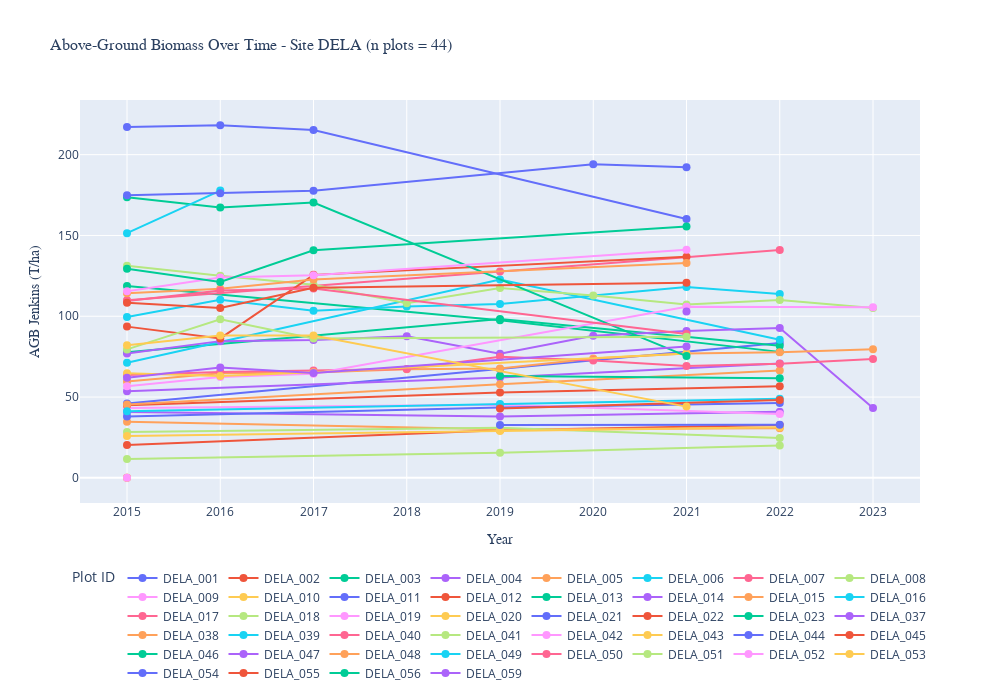

Here is the notebook cell this chart was saved with:
### Markdown cell above
## Interactive version with Plotly (hover to see plotID)

### Code cell
import plotly.express as px

# Specify the site ID to plot
site_id = 'DELA'

# Load the site data
site_file = f'/Users/yew/code/neon-agbd/output/{site_id}.pkl'
with open(site_file, 'rb') as f:
    site_dict = pickle.load(f)

# Get plot biomass data
o_plots = site_dict['plot_biomass']

# Calculate number of unique plots
n_plots = o_plots['plotID'].nunique()

# Create interactive plot with Plotly
fig = px.line(o_plots, 
              x='year', 
              y='total_AGBJenkins',
              color='plotID',
              markers=True,
              labels={'total_AGBJenkins': 'AGB Jenkins (T/ha)',
                      'year': 'Year',
                      'plotID': 'Plot ID'},
              title=f'Above-Ground Biomass Over Time - Site {site_id} (n plots = {n_plots})',
              hover_data={'plotID': True, 'year': True, 'total_AGBJenkins': ':.2f'})

# Customize layout
fig.update_traces(marker=dict(size=8), line=dict(width=2))
fig.update_layout(
    height=700,
    width=1000,
    hovermode='closest',
    legend=dict(
        orientation="h",
        yanchor="top",
        y=-0.15,
        xanchor="center",
        x=0.5,
        title="Plot ID"
    ),
    xaxis=dict(title_font=dict(size=14, family='Arial, bold')),
    yaxis=dict(title_font=dict(size=14, family='Arial, bold')),
    title_font=dict(size=16, family='Arial, bold'),
    margin=dict(b=150)  # Add bottom margin for legend
)

fig.show()

print(f"\nInteractive plot created for site {site_id}!")
print(f"  Number of plots: {n_plots}")
print(f"  Year range: {o_plots['year'].min()} - {o_plots['year'].max()}")
print(f"\nHover over points to see details.")
print(f"You can also: zoom, pan, select regions, and toggle plot visibility by clicking legend items.")

### Figure 1 — Plotly figure (JSON) as saved in the notebook; plotly's stock layout.template omitted (floating-point values rounded to 4 significant figures)
{"data": [{"customdata": [["DELA_001"], ["DELA_001"], ["DELA_001"]], "hovertemplate": "Plot ID=%{customdata[0]}<br>Year=%{x}<br>AGB Jenkins (T/ha)=%{y:.2f}<extra></extra>", "legendgroup": "DELA_001", "line": {"color": "#636efa", "dash": "solid", "width": 2}, "marker": {"size": 8, "symbol": "circle"}, "mode": "lines+markers", "name": "DELA_001", "orientation": "v", "showlegend": true, "type": "scatter", "x": [2015, 2019, 2022], "xaxis": "x", "y": [46.02, 67.19, 83.49], "yaxis": "y"}, {"customdata": [["DELA_002"], ["DELA_002"], ["DELA_002"]], "hovertemplate": "Plot ID=%{customdata[0]}<br>Year=%{x}<br>AGB Jenkins (T/ha)=%{y:.2f}<extra></extra>", "legendgroup": "DELA_002", "line": {"color": "#EF553B", "dash": "solid", "width": 2}, "marker": {"size": 8, "symbol": "circle"}, "mode": "lines+markers", "name": "DELA_002", "orientation": "v", "showlegend": true, "type": "scatter", "x": [2015, 2019, 2022], "xaxis": "x", "y": [20.32, 29.51, 32.75], "yaxis": "y"}, {"customdata": [["DELA_003"], ["DELA_003"], ["DELA_003"]], "hovertemplate": "Plot ID=%{customdata[0]}<br>Year=%{x}<br>AGB Jenkins (T/ha)=%{y:.2f}<extra></extra>", "legendgroup": "DELA_003", "line": {"color": "#00cc96", "dash": "solid", "width": 2}, "marker": {"size": 8, "symbol": "circle"}, "mode": "lines+markers", "name": "DELA_003", "orientation": "v", "showlegend": true, "type": "scatter", "x": [2015, 2019, 2022], "xaxis": "x", "y": [77.78, 98.27, 81.79], "yaxis": "y"}, {"customdata": [["DELA_004"], ["DELA_004"], ["DELA_004"]], "hovertemplate": "Plot ID=%{customdata[0]}<br>Year=%{x}<br>AGB Jenkins (T/ha)=%{y:.2f}<extra></extra>", "legendgroup": "DELA_004", "line": {"color": "#ab63fa", "dash": "solid", "width": 2}, "marker": {"size": 8, "symbol": "circle"}, "mode": "lines+markers", "name": "DELA_004", "orientation": "v", "showlegend": true, "type": "scatter", "x": [2015, 2019, 2022], "xaxis": "x", "y": [40.73, 37.92, 40.88], "yaxis": "y"}, {"customdata": [["DELA_005"], ["DELA_005"], ["DELA_005"]], "hovertemplate": "Plot ID=%{customdata[0]}<br>Year=%{x}<br>AGB Jenkins (T/ha)=%{y:.2f}<extra></extra>", "legendgroup": "DELA_005", "line": {"color": "#FFA15A", "dash": "solid", "width": 2}, "marker": {"size": 8, "symbol": "circle"}, "mode": "lines+markers", "name": "DELA_005", "orientation": "v", "showlegend": true, "type": "scatter", "x": [2015, 2019, 2022], "xaxis": "x", "y": [34.71, 30.14, 30.66], "yaxis": "y"}, {"customdata": [["DELA_006"], ["DELA_006"], ["DELA_006"]], "hovertemplate": "Plot ID=%{customdata[0]}<br>Year=%{x}<br>AGB Jenkins (T/ha)=%{y:.2f}<extra></extra>", "legendgroup": "DELA_006", "line": {"color": "#19d3f3", "dash": "solid", "width": 2}, "marker": {"size": 8, "symbol": "circle"}, "mode": "lines+markers", "name": "DELA_006", "orientation": "v", "showlegend": true, "type": "scatter", "x": [2015, 2019, 2022], "xaxis": "x", "y": [71.2, 122.8, 85.51], "yaxis": "y"}, {"customdata": [["DELA_007"]], "hovertemplate": "Plot ID=%{customdata[0]}<br>Year=%{x}<br>AGB Jenkins (T/ha)=%{y:.2f}<extra></extra>", "legendgroup": "DELA_007", "line": {"color": "#FF6692", "dash": "solid", "width": 2}, "marker": {"size": 8, "symbol": "circle"}, "mode": "lines+markers", "name": "DELA_007", "orientation": "v", "showlegend": true, "type": "scatter", "x": [2015], "xaxis": "x", "y": [0.0], "yaxis": "y"}, {"customdata": [["DELA_008"], ["DELA_008"], ["DELA_008"]], "hovertemplate": "Plot ID=%{customdata[0]}<br>Year=%{x}<br>AGB Jenkins (T/ha)=%{y:.2f}<extra></extra>", "legendgroup": "DELA_008", "line": {"color": "#B6E880", "dash": "solid", "width": 2}, "marker": {"size": 8, "symbol": "circle"}, "mode": "lines+markers", "name": "DELA_008", "orientation": "v", "showlegend": true, "type": "scatter", "x": [2015, 2019, 2022], "xaxis": "x", "y": [11.64, 15.55, 20.0], "yaxis": "y"}, {"customdata": [["DELA_009"], ["DELA_009"], ["DELA_009"]], "hovertemplate": "Plot ID=%{customdata[0]}<br>Year=%{x}<br>AGB Jenkins (T/ha)=%{y:.2f}<extra></extra>", "legendgroup": "DELA_009", "line": {"color": "#FF97FF", "dash": "solid", "width": 2}, "marker": {"size": 8, "symbol": "circle"}, "mode": "lines+markers", "name": "DELA_009", "orientation": "v", "showlegend": true, "type": "scatter", "x": [2015, 2019, 2022], "xaxis": "x", "y": [43.18, 45.26, 39.55], "yaxis": "y"}, {"customdata": [["DELA_010"]], "hovertemplate": "Plot ID=%{customdata[0]}<br>Year=%{x}<br>AGB Jenkins (T/ha)=%{y:.2f}<extra></extra>", "legendgroup": "DELA_010", "line": {"color": "#FECB52", "dash": "solid", "width": 2}, "marker": {"size": 8, "symbol": "circle"}, "mode": "lines+markers", "name": "DELA_010", "orientation": "v", "showlegend": true, "type": "scatter", "x": [2015], "xaxis": "x", "y": [0.0], "yaxis": "y"}, {"customdata": [["DELA_011"], ["DELA_011"], ["DELA_011"]], "hovertemplate": "Plot ID=%{customdata[0]}<br>Year=%{x}<br>AGB Jenkins (T/ha)=%{y:.2f}<extra></extra>", "legendgroup": "DELA_011", "line": {"color": "#636efa", "dash": "solid", "width": 2}, "marker": {"size": 8, "symbol": "circle"}, "mode": "lines+markers", "name": "DELA_011", "orientation": "v", "showlegend": true, "type": "scatter", "x": [2015, 2019, 2022], "xaxis": "x", "y": [38.02, 43.58, 46.33], "yaxis": "y"}, {"customdata": [["DELA_012"], ["DELA_012"], ["DELA_012"]], "hovertemplate": "Plot ID=%{customdata[0]}<br>Year=%{x}<br>AGB Jenkins (T/ha)=%{y:.2f}<extra></extra>", "legendgroup": "DELA_012", "line": {"color": "#EF553B", "dash": "solid", "width": 2}, "marker": {"size": 8, "symbol": "circle"}, "mode": "lines+markers", "name": "DELA_012", "orientation": "v", "showlegend": true, "type": "scatter", "x": [2015, 2019, 2022], "xaxis": "x", "y": [44.98, 52.77, 56.73], "yaxis": "y"}, {"customdata": [["DELA_013"], ["DELA_013"], ["DELA_013"]], "hovertemplate": "Plot ID=%{customdata[0]}<br>Year=%{x}<br>AGB Jenkins (T/ha)=%{y:.2f}<extra></extra>", "legendgroup": "DELA_013", "line": {"color": "#00cc96", "dash": "solid", "width": 2}, "marker": {"size": 8, "symbol": "circle"}, "mode": "lines+markers", "name": "DELA_013", "orientation": "v", "showlegend": true, "type": "scatter", "x": [2015, 2019, 2022], "xaxis": "x", "y": [118.7, 97.49, 77.97], "yaxis": "y"}, {"customdata": [["DELA_014"], ["DELA_014"], ["DELA_014"]], "hovertemplate": "Plot ID=%{customdata[0]}<br>Year=%{x}<br>AGB Jenkins (T/ha)=%{y:.2f}<extra></extra>", "legendgroup": "DELA_014", "line": {"color": "#ab63fa", "dash": "solid", "width": 2}, "marker": {"size": 8, "symbol": "circle"}, "mode": "lines+markers", "name": "DELA_014", "orientation": "v", "showlegend": true, "type": "scatter", "x": [2015, 2019, 2022], "xaxis": "x", "y": [53.66, 62.05, 70.84], "yaxis": "y"}, {"customdata": [["DELA_015"], ["DELA_015"], ["DELA_015"]], "hovertemplate": "Plot ID=%{customdata[0]}<br>Year=%{x}<br>AGB Jenkins (T/ha)=%{y:.2f}<extra></extra>", "legendgroup": "DELA_015", "line": {"color": "#FFA15A", "dash": "solid", "width": 2}, "marker": {"size": 8, "symbol": "circle"}, "mode": "lines+markers", "name": "DELA_015", "orientation": "v", "showlegend": true, "type": "scatter", "x": [2015, 2019, 2022], "xaxis": "x", "y": [45.36, 57.89, 66.45], "yaxis": "y"}, {"customdata": [["DELA_016"], ["DELA_016"], ["DELA_016"]], "hovertemplate": "Plot ID=%{customdata[0]}<br>Year=%{x}<br>AGB Jenkins (T/ha)=%{y:.2f}<extra></extra>", "legendgroup": "DELA_016", "line": {"color": "#19d3f3", "dash": "solid", "width": 2}, "marker": {"size": 8, "symbol": "circle"}, "mode": "lines+markers", "name": "DELA_016", "orientation": "v", "showlegend": true, "type": "scatter", "x": [2015, 2019, 2022], "xaxis": "x", "y": [41.28, 45.63, 48.9], "yaxis": "y"}, {"customdata": [["DELA_017"], ["DELA_017"], ["DELA_017"]], "hovertemplate": "Plot ID=%{customdata[0]}<br>Year=%{x}<br>AGB Jenkins (T/ha)=%{y:.2f}<extra></extra>", "legendgroup": "DELA_017", "line": {"color": "#FF6692", "dash": "solid", "width": 2}, "marker": {"size": 8, "symbol": "circle"}, "mode": "lines+markers", "name": "DELA_017", "orientation": "v", "showlegend": true, "type": "scatter", "x": [2015, 2019, 2022], "xaxis": "x", "y": [109.8, 127.7, 141.1], "yaxis": "y"}, {"customdata": [["DELA_018"], ["DELA_018"], ["DELA_018"]], "hovertemplate": "Plot ID=%{customdata[0]}<br>Year=%{x}<br>AGB Jenkins (T/ha)=%{y:.2f}<extra></extra>", "legendgroup": "DELA_018", "line": {"color": "#B6E880", "dash": "solid", "width": 2}, "marker": {"size": 8, "symbol": "circle"}, "mode": "lines+markers", "name": "DELA_018", "orientation": "v", "showlegend": true, "type": "scatter", "x": [2015, 2019, 2022], "xaxis": "x", "y": [28.38, 31.03, 24.62], "yaxis": "y"}, {"customdata": [["DELA_019"]], "hovertemplate": "Plot ID=%{customdata[0]}<br>Year=%{x}<br>AGB Jenkins (T/ha)=%{y:.2f}<extra></extra>", "legendgroup": "DELA_019", "line": {"color": "#FF97FF", "dash": "solid", "width": 2}, "marker": {"size": 8, "symbol": "circle"}, "mode": "lines+markers", "name": "DELA_019", "orientation": "v", "showlegend": true, "type": "scatter", "x": [2015], "xaxis": "x", "y": [0.0], "yaxis": "y"}, {"customdata": [["DELA_020"], ["DELA_020"], ["DELA_020"]], "hovertemplate": "Plot ID=%{customdata[0]}<br>Year=%{x}<br>AGB Jenkins (T/ha)=%{y:.2f}<extra></extra>", "legendgroup": "DELA_020", "line": {"color": "#FECB52", "dash": "solid", "width": 2}, "marker": {"size": 8, "symbol": "circle"}, "mode": "lines+markers", "name": "DELA_020", "orientation": "v", "showlegend": true, "type": "scatter", "x": [2015, 2019, 2022], "xaxis": "x", "y": [25.93, 29.0, 31.25], "yaxis": "y"}, {"customdata": [["DELA_021"], ["DELA_021"]], "hovertemplate": "Plot ID=%{customdata[0]}<br>Year=%{x}<br>AGB Jenkins (T/ha)=%{y:.2f}<extra></extra>", "legendgroup": "DELA_021", "line": {"color": "#636efa", "dash": "solid", "width": 2}, "marker": {"size": 8, "symbol": "circle"}, "mode": "lines+markers", "name": "DELA_021", "orientation": "v", "showlegend": true, "type": "scatter", "x": [2019, 2022], "xaxis": "x", "y": [32.78, 32.92], "yaxis": "y"}, {"customdata": [["DELA_022"], ["DELA_022"]], "hovertemplate": "Plot ID=%{customdata[0]}<br>Year=%{x}<br>AGB Jenkins (T/ha)=%{y:.2f}<extra></extra>", "legendgroup": "DELA_022", "line": {"color": "#EF553B", "dash": "solid", "width": 2}, "marker": {"size": 8, "symbol": "circle"}, "mode": "lines+markers", "name": "DELA_022", "orientation": "v", "showlegend": true, "type": "scatter", "x": [2019, 2022], "xaxis": "x", "y": [42.97, 48.11], "yaxis": "y"}, {"customdata": [["DELA_023"], ["DELA_023"]], "hovertemplate": "Plot ID=%{customdata[0]}<br>Year=%{x}<br>AGB Jenkins (T/ha)=%{y:.2f}<extra></extra>", "legendgroup": "DELA_023", "line": {"color": "#00cc96", "dash": "solid", "width": 2}, "marker": {"size": 8, "symbol": "circle"}, "mode": "lines+markers", "name": "DELA_023", "orientation": "v", "showlegend": true, "type": "scatter", "x": [2019, 2022], "xaxis": "x", "y": [63.04, 61.71], "yaxis": "y"}, {"customdata": [["DELA_037"], ["DELA_037"], ["DELA_037"], ["DELA_037"], ["DELA_037"], ["DELA_037"], ["DELA_037"], ["DELA_037"], ["DELA_037"]], "hovertemplate": "Plot ID=%{customdata[0]}<br>Year=%{x}<br>AGB Jenkins (T/ha)=%{y:.2f}<extra></extra>", "legendgroup": "DELA_037", "line": {"color": "#ab63fa", "dash": "solid", "width": 2}, "marker": {"size": 8, "symbol": "circle"}, "mode": "lines+markers", "name": "DELA_037", "orientation": "v", "showlegend": true, "type": "scatter", "x": [2015, 2016, 2017, 2018, 2019, 2020, 2021, 2022, 2023], "xaxis": "x", "y": [76.92, 84.61, 85.37, 87.63, 76.77, 87.97, 90.85, 92.72, 43.26], "yaxis": "y"}, {"customdata": [["DELA_038"], ["DELA_038"], ["DELA_038"], ["DELA_038"], ["DELA_038"], ["DELA_038"], ["DELA_038"], ["DELA_038"], ["DELA_038"]], "hovertemplate": "Plot ID=%{customdata[0]}<br>Year=%{x}<br>AGB Jenkins (T/ha)=%{y:.2f}<extra></extra>", "legendgroup": "DELA_038", "line": {"color": "#FFA15A", "dash": "solid", "width": 2}, "marker": {"size": 8, "symbol": "circle"}, "mode": "lines+markers", "name": "DELA_038", "orientation": "v", "showlegend": true, "type": "scatter", "x": [2015, 2016, 2017, 2018, 2019, 2020, 2021, 2022, 2023], "xaxis": "x", "y": [59.69, 64.74, 65.2, 67.24, 67.7, 73.79, 76.94, 77.78, 79.52], "yaxis": "y"}, {"customdata": [["DELA_039"], ["DELA_039"], ["DELA_039"], ["DELA_039"], ["DELA_039"], ["DELA_039"], ["DELA_039"]], "hovertemplate": "Plot ID=%{customdata[0]}<br>Year=%{x}<br>AGB Jenkins (T/ha)=%{y:.2f}<extra></extra>", "legendgroup": "DELA_039", "line": {"color": "#19d3f3", "dash": "solid", "width": 2}, "marker": {"size": 8, "symbol": "circle"}, "mode": "lines+markers", "name": "DELA_039", "orientation": "v", "showlegend": true, "type": "scatter", "x": [2015, 2016, 2017, 2018, 2019, 2021, 2022], "xaxis": "x", "y": [99.58, 110.2, 103.4, 106.0, 107.5, 118.2, 113.8], "yaxis": "y"}, {"customdata": [["DELA_040"], ["DELA_040"], ["DELA_040"], ["DELA_040"], ["DELA_040"], ["DELA_040"], ["DELA_040"], ["DELA_040"], ["DELA_040"]], "hovertemplate": "Plot ID=%{customdata[0]}<br>Year=%{x}<br>AGB Jenkins (T/ha)=%{y:.2f}<extra></extra>", "legendgroup": "DELA_040", "line": {"color": "#FF6692", "dash": "solid", "width": 2}, "marker": {"size": 8, "symbol": "circle"}, "mode": "lines+markers", "name": "DELA_040", "orientation": "v", "showlegend": true, "type": "scatter", "x": [2015, 2016, 2017, 2018, 2019, 2020, 2021, 2022, 2023], "xaxis": "x", "y": [63.59, 65.52, 66.46, 67.31, 74.87, 72.67, 69.15, 70.58, 73.57], "yaxis": "y"}, {"customdata": [["DELA_041"], ["DELA_041"], ["DELA_041"], ["DELA_041"], ["DELA_041"], ["DELA_041"], ["DELA_041"], ["DELA_041"], ["DELA_041"]], "hovertemplate": "Plot ID=%{customdata[0]}<br>Year=%{x}<br>AGB Jenkins (T/ha)=%{y:.2f}<extra></extra>", "legendgroup": "DELA_041", "line": {"color": "#B6E880", "dash": "solid", "width": 2}, "marker": {"size": 8, "symbol": "circle"}, "mode": "lines+markers", "name": "DELA_041", "orientation": "v", "showlegend": true, "type": "scatter", "x": [2015, 2016, 2017, 2018, 2019, 2020, 2021, 2022, 2023], "xaxis": "x", "y": [131.3, 125.0, 119.5, 108.0, 117.5, 112.9, 107.2, 110.1, 105.0], "yaxis": "y"}, {"customdata": [["DELA_042"], ["DELA_042"], ["DELA_042"], ["DELA_042"], ["DELA_042"]], "hovertemplate": "Plot ID=%{customdata[0]}<br>Year=%{x}<br>AGB Jenkins (T/ha)=%{y:.2f}<extra></extra>", "legendgroup": "DELA_042", "line": {"color": "#FF97FF", "dash": "solid", "width": 2}, "marker": {"size": 8, "symbol": "circle"}, "mode": "lines+markers", "name": "DELA_042", "orientation": "v", "showlegend": true, "type": "scatter", "x": [2015, 2016, 2017, 2021, 2023], "xaxis": "x", "y": [56.75, 62.36, 64.49, 105.9, 105.6], "yaxis": "y"}, {"customdata": [["DELA_043"], ["DELA_043"], ["DELA_043"], ["DELA_043"]], "hovertemplate": "Plot ID=%{customdata[0]}<br>Year=%{x}<br>AGB Jenkins (T/ha)=%{y:.2f}<extra></extra>", "legendgroup": "DELA_043", "line": {"color": "#FECB52", "dash": "solid", "width": 2}, "marker": {"size": 8, "symbol": "circle"}, "mode": "lines+markers", "name": "DELA_043", "orientation": "v", "showlegend": true, "type": "scatter", "x": [2015, 2016, 2017, 2021], "xaxis": "x", "y": [64.77, 62.97, 65.4, 77.02], "yaxis": "y"}, {"customdata": [["DELA_044"], ["DELA_044"], ["DELA_044"], ["DELA_044"]], "hovertemplate": "Plot ID=%{customdata[0]}<br>Year=%{x}<br>AGB Jenkins (T/ha)=%{y:.2f}<extra></extra>", "legendgroup": "DELA_044", "line": {"color": "#636efa", "dash": "solid", "width": 2}, "marker": {"size": 8, "symbol": "circle"}, "mode": "lines+markers", "name": "DELA_044", "orientation": "v", "showlegend": true, "type": "scatter", "x": [2015, 2016, 2017, 2021], "xaxis": "x", "y": [217.2, 218.3, 215.3, 160.2], "yaxis": "y"}, {"customdata": [["DELA_045"], ["DELA_045"], ["DELA_045"], ["DELA_045"]], "hovertemplate": "Plot ID=%{customdata[0]}<br>Year=%{x}<br>AGB Jenkins (T/ha)=%{y:.2f}<extra></extra>", "legendgroup": "DELA_045", "line": {"color": "#EF553B", "dash": "solid", "width": 2}, "marker": {"size": 8, "symbol": "circle"}, "mode": "lines+markers", "name": "DELA_045", "orientation": "v", "showlegend": true, "type": "scatter", "x": [2015, 2016, 2017, 2021], "xaxis": "x", "y": [93.59, 86.3, 125.6, 136.8], "yaxis": "y"}, {"customdata": [["DELA_046"], ["DELA_046"], ["DELA_046"], ["DELA_046"]], "hovertemplate": "Plot ID=%{customdata[0]}<br>Year=%{x}<br>AGB Jenkins (T/ha)=%{y:.2f}<extra></extra>", "legendgroup": "DELA_046", "line": {"color": "#00cc96", "dash": "solid", "width": 2}, "marker": {"size": 8, "symbol": "circle"}, "mode": "lines+markers", "name": "DELA_046", "orientation": "v", "showlegend": true, "type": "scatter", "x": [2015, 2016, 2017, 2021], "xaxis": "x", "y": [173.7, 167.2, 170.3, 75.37], "yaxis": "y"}, {"customdata": [["DELA_047"], ["DELA_047"], ["DELA_047"], ["DELA_047"]], "hovertemplate": "Plot ID=%{customdata[0]}<br>Year=%{x}<br>AGB Jenkins (T/ha)=%{y:.2f}<extra></extra>", "legendgroup": "DELA_047", "line": {"color": "#ab63fa", "dash": "solid", "width": 2}, "marker": {"size": 8, "symbol": "circle"}, "mode": "lines+markers", "name": "DELA_047", "orientation": "v", "showlegend": true, "type": "scatter", "x": [2015, 2016, 2017, 2021], "xaxis": "x", "y": [61.88, 68.32, 64.85, 81.33], "yaxis": "y"}, {"customdata": [["DELA_048"], ["DELA_048"], ["DELA_048"], ["DELA_048"]], "hovertemplate": "Plot ID=%{customdata[0]}<br>Year=%{x}<br>AGB Jenkins (T/ha)=%{y:.2f}<extra></extra>", "legendgroup": "DELA_048", "line": {"color": "#FFA15A", "dash": "solid", "width": 2}, "marker": {"size": 8, "symbol": "circle"}, "mode": "lines+markers", "name": "DELA_048", "orientation": "v", "showlegend": true, "type": "scatter", "x": [2015, 2016, 2017, 2021], "xaxis": "x", "y": [114.3, 117.0, 122.8, 133.0], "yaxis": "y"}, {"customdata": [["DELA_049"], ["DELA_049"]], "hovertemplate": "Plot ID=%{customdata[0]}<br>Year=%{x}<br>AGB Jenkins (T/ha)=%{y:.2f}<extra></extra>", "legendgroup": "DELA_049", "line": {"color": "#19d3f3", "dash": "solid", "width": 2}, "marker": {"size": 8, "symbol": "circle"}, "mode": "lines+markers", "name": "DELA_049", "orientation": "v", "showlegend": true, "type": "scatter", "x": [2015, 2016], "xaxis": "x", "y": [151.4, 177.8], "yaxis": "y"}, {"customdata": [["DELA_050"], ["DELA_050"], ["DELA_050"], ["DELA_050"]], "hovertemplate": "Plot ID=%{customdata[0]}<br>Year=%{x}<br>AGB Jenkins (T/ha)=%{y:.2f}<extra></extra>", "legendgroup": "DELA_050", "line": {"color": "#FF6692", "dash": "solid", "width": 2}, "marker": {"size": 8, "symbol": "circle"}, "mode": "lines+markers", "name": "DELA_050", "orientation": "v", "showlegend": true, "type": "scatter", "x": [2015, 2016, 2017, 2021], "xaxis": "x", "y": [109.4, 115.9, 117.2, 89.09], "yaxis": "y"}, {"customdata": [["DELA_051"], ["DELA_051"], ["DELA_051"], ["DELA_051"]], "hovertemplate": "Plot ID=%{customdata[0]}<br>Year=%{x}<br>AGB Jenkins (T/ha)=%{y:.2f}<extra></extra>", "legendgroup": "DELA_051", "line": {"color": "#B6E880", "dash": "solid", "width": 2}, "marker": {"size": 8, "symbol": "circle"}, "mode": "lines+markers", "name": "DELA_051", "orientation": "v", "showlegend": true, "type": "scatter", "x": [2015, 2016, 2017, 2021], "xaxis": "x", "y": [79.49, 98.09, 86.19, 87.3], "yaxis": "y"}, {"customdata": [["DELA_052"], ["DELA_052"], ["DELA_052"], ["DELA_052"]], "hovertemplate": "Plot ID=%{customdata[0]}<br>Year=%{x}<br>AGB Jenkins (T/ha)=%{y:.2f}<extra></extra>", "legendgroup": "DELA_052", "line": {"color": "#FF97FF", "dash": "solid", "width": 2}, "marker": {"size": 8, "symbol": "circle"}, "mode": "lines+markers", "name": "DELA_052", "orientation": "v", "showlegend": true, "type": "scatter", "x": [2015, 2016, 2017, 2021], "xaxis": "x", "y": [115.5, 123.9, 125.3, 141.2], "yaxis": "y"}, {"customdata": [["DELA_053"], ["DELA_053"], ["DELA_053"], ["DELA_053"]], "hovertemplate": "Plot ID=%{customdata[0]}<br>Year=%{x}<br>AGB Jenkins (T/ha)=%{y:.2f}<extra></extra>", "legendgroup": "DELA_053", "line": {"color": "#FECB52", "dash": "solid", "width": 2}, "marker": {"size": 8, "symbol": "circle"}, "mode": "lines+markers", "name": "DELA_053", "orientation": "v", "showlegend": true, "type": "scatter", "x": [2015, 2016, 2017, 2021], "xaxis": "x", "y": [82.03, 88.1, 88.06, 44.08], "yaxis": "y"}, {"customdata": [["DELA_054"], ["DELA_054"], ["DELA_054"], ["DELA_054"], ["DELA_054"]], "hovertemplate": "Plot ID=%{customdata[0]}<br>Year=%{x}<br>AGB Jenkins (T/ha)=%{y:.2f}<extra></extra>", "legendgroup": "DELA_054", "line": {"color": "#636efa", "dash": "solid", "width": 2}, "marker": {"size": 8, "symbol": "circle"}, "mode": "lines+markers", "name": "DELA_054", "orientation": "v", "showlegend": true, "type": "scatter", "x": [2015, 2016, 2017, 2020, 2021], "xaxis": "x", "y": [174.8, 176.1, 177.7, 194.1, 192.2], "yaxis": "y"}, {"customdata": [["DELA_055"], ["DELA_055"], ["DELA_055"], ["DELA_055"]], "hovertemplate": "Plot ID=%{customdata[0]}<br>Year=%{x}<br>AGB Jenkins (T/ha)=%{y:.2f}<extra></extra>", "legendgroup": "DELA_055", "line": {"color": "#EF553B", "dash": "solid", "width": 2}, "marker": {"size": 8, "symbol": "circle"}, "mode": "lines+markers", "name": "DELA_055", "orientation": "v", "showlegend": true, "type": "scatter", "x": [2015, 2016, 2017, 2021], "xaxis": "x", "y": [108.3, 105.1, 117.6, 120.7], "yaxis": "y"}, {"customdata": [["DELA_056"], ["DELA_056"], ["DELA_056"], ["DELA_056"]], "hovertemplate": "Plot ID=%{customdata[0]}<br>Year=%{x}<br>AGB Jenkins (T/ha)=%{y:.2f}<extra></extra>", "legendgroup": "DELA_056", "line": {"color": "#00cc96", "dash": "solid", "width": 2}, "marker": {"size": 8, "symbol": "circle"}, "mode": "lines+markers", "name": "DELA_056", "orientation": "v", "showlegend": true, "type": "scatter", "x": [2015, 2016, 2017, 2021], "xaxis": "x", "y": [129.4, 121.3, 140.9, 155.5], "yaxis": "y"}, {"customdata": [["DELA_059"]], "hovertemplate": "Plot ID=%{customdata[0]}<br>Year=%{x}<br>AGB Jenkins (T/ha)=%{y:.2f}<extra></extra>", "legendgroup": "DELA_059", "line": {"color": "#ab63fa", "dash": "solid", "width": 2}, "marker": {"size": 8, "symbol": "circle"}, "mode": "lines+markers", "name": "DELA_059", "orientation": "v", "showlegend": true, "type": "scatter", "x": [2021], "xaxis": "x", "y": [103.0], "yaxis": "y"}], "layout": {"height": 700, "hovermode": "closest", "legend": {"orientation": "h", "title": {"text": "Plot ID"}, "tracegroupgap": 0, "x": 0.5, "xanchor": "center", "y": -0.15, "yanchor": "top"}, "margin": {"b": 150}, "title": {"font": {"family": "Arial, bold", "size": 16}, "text": "Above-Ground Biomass Over Time - Site DELA (n plots = 44)"}, "width": 1000, "xaxis": {"anchor": "y", "domain": [0, 1], "title": {"font": {"family": "Arial, bold", "size": 14}, "text": "Year"}}, "yaxis": {"anchor": "x", "domain": [0, 1], "title": {"font": {"family": "Arial, bold", "size": 14}, "text": "AGB Jenkins (T/ha)"}}}}
